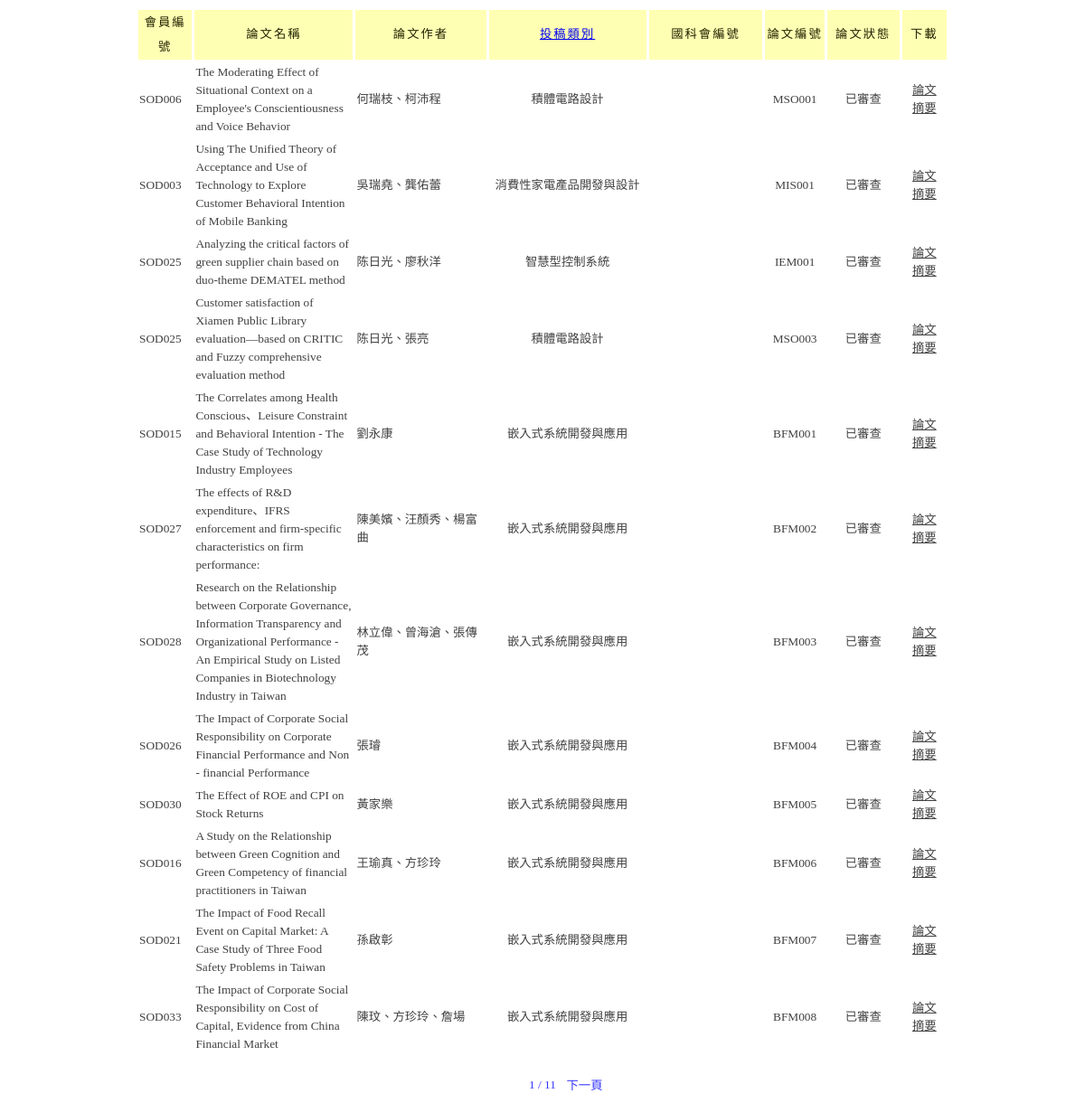
The page /admin/paper_root1.php (signed in) on the database its author committed.
### tables this page shows
CREATE TABLE `papers` (
  `serial` int(11) NOT NULL auto_increment,
  `id` varchar(255) NOT NULL,
  `papername` varchar(255) NOT NULL,
  `paperchinesename` varchar(255) default NULL,
  `paperman` varchar(255) NOT NULL,
  `category` varchar(255) NOT NULL,
  `papernumber` varchar(255) NOT NULL,
  `nscno` varchar(255) NOT NULL,
  `filename` varchar(255) NOT NULL,
  `raw_file` varchar(255) NOT NULL,
  `abstract` varchar(255) NOT NULL,
  `raw_abstract` varchar(255) NOT NULL,
  `addtime` varchar(255) NOT NULL,
  `edittime` varchar(255) NOT NULL,
  `boss` varchar(255) default NULL,
  `reviewer1` varchar(255) NOT NULL,
  `reviewer2` varchar(255) NOT NULL,
  `accept` varchar(255) NOT NULL default '0',
  `notify` varchar(255) NOT NULL default '0',
  `excellent` varchar(255) NOT NULL default '0',
  `final_file` varchar(255) NOT NULL,
  `final_rawfile` varchar(255) NOT NULL,
  `final_abstract` varchar(255) NOT NULL,
  `final_rawabstract` varchar(255) NOT NULL,
  `final_addtime` varchar(255) NOT NULL,
  `final_edittime` varchar(255) NOT NULL,
  `chk_state` varchar(255) NOT NULL default '0',
  `uploadname` varchar(200) NOT NULL,
  `nsc_papername` varchar(255) default NULL,
  `nsc_number` varchar(255) default NULL,
  `nsc_usename` varchar(255) default NULL,
  `bestreviewer1` varchar(255) default NULL,
  `bestreviewer2` varchar(255) default NULL,
  `bestpaper` varchar(255) default NULL,
  `dream` varchar(255) default NULL,
  PRIMARY KEY  (`serial`)
);

### admin/paper_root1.php (the view, shortened to what this page needs)
<?php
require "../db.php";
$result=mysql_query("Select * from papers");
$disscuss_count=mysql_num_rows($result);
$read_num="12";
$all_page=ceil($disscuss_count/$read_num);
?>
<!DOCTYPE html>
<html lang="zh-hant-TW">
<head>
</head>
<body>
<div align="center">
<table width="900" cellspacing="3">
 <tr>
  <td width="60" class=title>會員編號</td>
     <td width="191" class=title>論文名稱</td>
     <td width="170" class=title>論文作者</td>
     <td width="210" class=title><a href="paper_root1.php?sort=category">投稿類別</a></td>
     <td width="150" class=title>國科會編號</td>
     <td width="67" class=title>論文編號</td>
     <td width="93" class=title>論文狀態</td>
     <td width="55" class=title>下載</td>
 </tr>
<?php
if(empty($page_num))$page_num="1";
$start_num=$read_num*($page_num-1);
if(empty($sort))$sort="serial";
$str = "select serial,papername,paperman,category,papernumber,raw_file,raw_abstract,notify,accept,nsc_number,id from papers order by $sort limit $start_num,$read_num";
$list = mysql_query($str,$link);
while(list($serial,$papername,$paperman,$category,$papernumber,$raw_file,$raw_abstract,$notify,$accept,$nsc_number,$id) = mysql_fetch_row($list))
 {
?>
         <tr>
         <td class=content1><?php echo $id; ?></td>
              <td class=content1><?php echo $papername; ?></td>
              <td class=content1><?php echo $paperman; ?></td>
<?php
      if($category=="2")$category_name="智慧型控制系統";
      if($category=="3")$category_name="積體電路設計";
      if($category=="4")$category_name="消費性家電產品開發與設計";
      if($category=="5")$category_name="嵌入式系統開發與應用";
?>
              <td class=content><?php echo $category_name; ?></a></td>
               <td class=content><?php echo $nsc_number; ?></td>
              <td class=content><?php echo $papernumber; ?></td>
<?php
      if($notify == "1")
        {
	      $notify="已審查";
        }
?>
              <td class=content><?php echo $notify?></td>
              <td class=content><span class=paperstyle style="padding:2 0 0 5;<?php if($raw_file!=""){ ?> cursor:hand;" onMouseOut="this.style.color='';" onMouseOver="this.style.color='#6666FF';" onClick="dwindow.location.href='paper_download.php?serial=<?php=$serial?>'<?php } ?>">論文</span><br>
                                <span class=paperstyle style="padding:2 0 0 5;<?php if($raw_abstract!=""){ ?>cursor:hand;" onMouseOut="this.style.color='';" onMouseOver="this.style.color='#6666FF';><" onClick="dwindow.location.href='excerpt_download.php?serial=<?php=$serial?>'<?php } ?>">摘要</span></td>
          </tr>
<?php
 }
?>
</table>
<br>
<table>
 <tr>
<?php
if($page_num>1)
{
   $pre=$page_num-1;
   echo "			<td width=\"50\" style=\"padding:2 0 0 5;cursor:hand;\" onmouseover=\"this.style.color='#FF0000';\" onmouseout=\"this.style.color='';\" onclick=\"location.href='paper_root1.php?page_num=$pre&sort=$sort';\" class=up_next>上一頁</td>\n";
}
else
{
   echo "			<td width=\"50\">     </td>\n";
}
?>
			<td width="35" class=up_next><?php echo $page_num; ?> / <?php echo $all_page;?></td>
<?php
if($page_num<$all_page)
{
   $next=$page_num+1;
   echo "			<td width=\"50\" style=\"padding:2 0 0 5;cursor:hand;\" onmouseover=\"this.style.color='#FF0000';\" onmouseout=\"this.style.color='';\" onclick=\"location.href='paper_root1.php?page_num=$next&sort=$sort';\" class=up_next>下一頁</td>\n";
}
else
{
   echo "			<td width=\"50\">     </td>\n";
}
?>
</tr>
</table>
</div>
</html>

### admin/paper_root1.php (style rules this page uses)
.title { background-color: rgb(255, 255, 180); font-size: 10pt; color: rgb(34, 34, 0); text-align:center; line-height: 20pt; letter-spacing:2px; }
.content { color: rgb(65, 65, 65); font-size: 10pt; line-height: 15pt; text-align:center; }
.content1 { color: rgb(65, 65, 65); font-size: 10pt; line-height: 15pt; }
.up_next { color: rgb(51, 51, 255); font-size: 10pt; text-align:center; }
.paperstyle { text-decoration: underline; }

### rows shown on the page
papers: id "SOD006", papername "The Moderating Effect of Situational Context on a Employee's Conscientiousness and Voice Behavior", paperman "何瑞枝、柯沛程", category "積體電路設計", papernumber "MSO001", notify "已審查"
papers: id "SOD003", papername "Using The Unified Theory of Acceptance and Use of Technology to Explore Customer Behavioral Intention of Mobile Banking", paperman "吳瑞堯、龔佑蕾", category "消費性家電產品開發與設計", papernumber "MIS001", notify "已審查"
papers: id "SOD025", papername "Analyzing the critical factors of green supplier chain based on duo-theme DEMATEL method", paperman "陈日光、廖秋洋", category "智慧型控制系統", papernumber "IEM001", notify "已審查"
papers: id "SOD025", papername "Customer satisfaction of Xiamen Public Library evaluation―based on CRITIC and Fuzzy comprehensive evaluation method", paperman "陈日光、張亮", category "積體電路設計", papernumber "MSO003", notify "已審查"
papers: id "SOD015", papername "The Correlates among Health Conscious、Leisure Constraint and Behavioral Intention - The Case Study of Technology Industry Employees", paperman "劉永康", category "嵌入式系統開發與應用", papernumber "BFM001", notify "已審查"
papers: id "SOD027", papername "The effects of R&D expenditure、IFRS enforcement and firm-specific characteristics on firm performance:", paperman "陳美嬪、汪顏秀、楊富曲", category "嵌入式系統開發與應用", papernumber "BFM002", notify "已審查"
papers: id "SOD028", papername "Research on the Relationship between Corporate Governance, Information Transparency and Organizational Performance -An Empirical Study on Listed Companies in Biotechnology Industry in Taiwan", paperman "林立偉、曾海滄、張傳茂", category "嵌入式系統開發與應用", papernumber "BFM003", notify "已審查"
papers: id "SOD026", papername "The Impact of Corporate Social Responsibility on Corporate Financial Performance and Non - financial Performance", paperman "張璿", category "嵌入式系統開發與應用", papernumber "BFM004", notify "已審查"
papers: id "SOD030", papername "The Effect of ROE and CPI on Stock Returns", paperman "黃家樂", category "嵌入式系統開發與應用", papernumber "BFM005", notify "已審查"
papers: id "SOD016", papername "A Study on the Relationship between Green Cognition and Green Competency of financial practitioners in Taiwan", paperman "王瑜真、方珍玲", category "嵌入式系統開發與應用", papernumber "BFM006", notify "已審查"
papers: id "SOD021", papername "The Impact of Food Recall Event on Capital Market: A Case Study of Three Food Safety Problems in Taiwan", paperman "孫啟彰", category "嵌入式系統開發與應用", papernumber "BFM007", notify "已審查"
papers: id "SOD033", papername "The Impact of Corporate Social Responsibility on Cost of Capital, Evidence from China Financial Market", paperman "陳玟、方珍玲、詹場", category "嵌入式系統開發與應用", papernumber "BFM008", notify "已審查"

### other values the page prints
$page_num "1"
$all_page "11"
